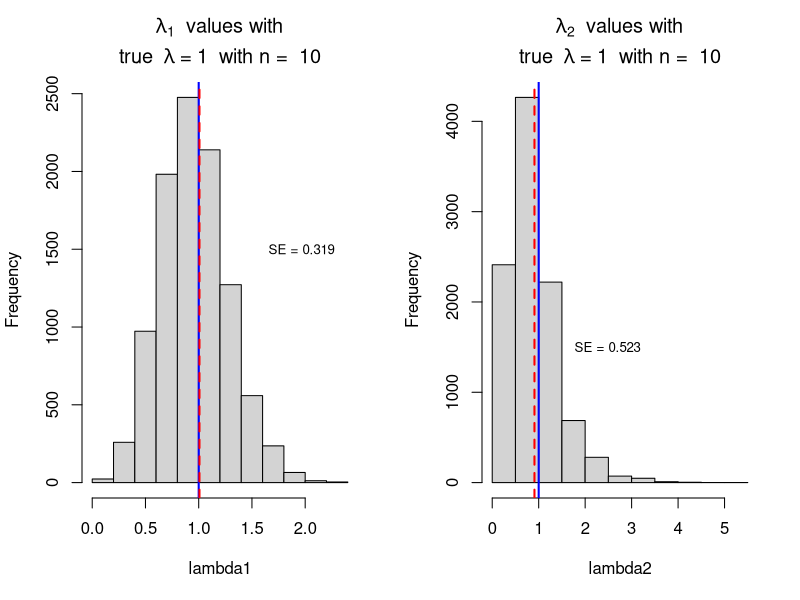

R code for this plot:
#set seed to get the same random values
set.seed(391)
#set the sample size
n <- 10
#set our true lambda value
lambda <- 1

#Generate data from a Poisson distribution with rpois
sim_data <- rpois(n, lambda)
sim_data

#Now we find the value of our estimators
lambda1 <- mean(sim_data)
lambda2 <- mean(sim_data^2) - (mean(sim_data))^2
lambda1
lambda2

#now repeat the process!
N <- 10000 #number of estimates to find
results <- replicate(N, {
  sim_data <- rpois(n, lambda)
  list(lambda1 = mean(sim_data), lambda2 = mean(sim_data^2) - (mean(sim_data))^2)
})

#check esimates
results[, 1:6]
results[1, 1:3]
#unlist to get back in (atomic) vector form
unlist(results[1, 1:6])
lambda1 <- unlist(results[1,])
lambda2 <- unlist(results[2,])

#quick check on the SE of lambda1
sd(lambda1)
sqrt(lambda/n)

#plot the values on a histogram to compare
par(mfrow = c(1, 2))
hist(lambda1, 
     main = bquote(
       atop(
         ~ lambda[1] ~ " values with ", "true " ~ lambda ~ "=" ~ .(lambda) ~ " with n = " ~ .(n)
       )
     )
)
abline(v = lambda, 
       col = "blue", 
       lwd = 2)
abline(v = mean(lambda1), 
       col = "red", 
       lwd = 2,
       lty = "dashed")
text(paste0("SE = ", round(sd(lambda1), 3)),
     x = mean(lambda1) + 3*sd(lambda1), 
     y = 1500, 
     cex = 0.8)
hist(lambda2, main = bquote(
  atop(
    ~ lambda[2] ~ " values with ", "true " ~ lambda ~ "=" ~ .(lambda) ~ " with n = " ~ .(n)
  )
)
)
abline(v = lambda, col = "blue", lwd = 2)
abline(v = mean(lambda2), col = "red", lwd = 2, lty = "dashed")
text(paste0("SE = ", round(sd(lambda2), 3)), x = mean(lambda2) + 3*sd(lambda2), y = 1500, cex = 0.8)